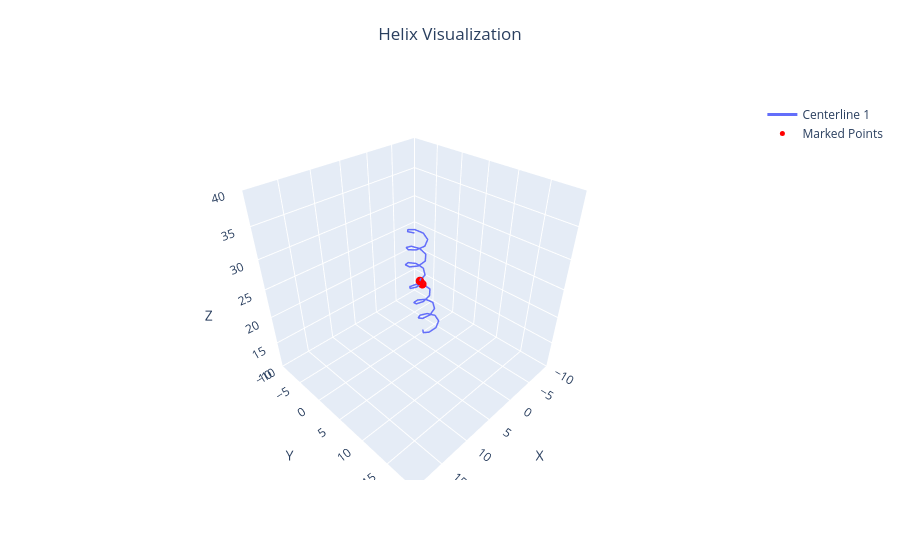

Notebook code cell kept with this figure:
### Markdown cell above
### Switchbacks

### Code cell
n_sites = 100  # Number of sites along the helix
L = 10.0  # Total length
s = np.linspace(0, L, n_sites)  # Arc length array

# Initial position: Start the curl at the origin
r0 = np.array([0.0, 0.0, 0.0])

# Initial material frame: Oriented along the curl
pos, theta = RodGenerator.example_rod(n=100, curl_radius=1.5, curl_frequency=1, height_scale=0.3)
helix = RodHelixConverter.rod_to_helix(pos, theta)
# Create a twisting and bending motion in q
# twist = np.full(n_sites, np.pi / 4)
# # twist = np.zeros(n_sites)
# # curvature_x = 3.0 * np.cos(s * np.pi) # Varies to form a curl
# # curvature_y = 0 #3.0 * np.cos(s * np.pi) #+ np.random.random_sample()  # Varies to form a curl
# curvature_x = np.full(n_sites, 3.0)
# curvature_y = np.full(n_sites, 3.0)

# n_switchbacks = 3
# kappa_mag = 20.0  # Controls tightness of curls
# twist_mag = np.pi / 2  # Optional, controls 3D spiral effect

# Smoothed alternating curvature: cosine gives smooth flip in direction
# curvature_x = kappa_mag * np.cos(2 * np.pi * n_switchbacks * s)
# curvature_y = np.zeros_like(s)

# Optional: add twist that increases or oscillates with arc length
# twist = twist_mag * np.sin(2 * np.pi * n_switchbacks * s)  # Twist "switches back" too
# twist = 0
# Or keep constant for uniform helical torsion
# twist = np.full(n_sites, twist_mag)

# q = np.zeros((3 * n_sites,))
# q[0::3] = twist
# q[1::3] = curvature_x
# q[2::3] = curvature_y

# Define stiffness (optional)
EI = np.ones((3 * n_sites,)) * 0.1  # Uniform stiffness

# Create helix instance
# r0 and n0 are the position and material frame of the clamped top node
# helix_instance = Helix(q=q, q0=q, n_sites=n_sites, s=s, L=L, r0=r0, n0=n0, EI=EI)

#adding twists: indicies 0, 3, 6, 9, 12, 15, 18, 21, 24, 27
#helix.q[] = np.pi/2
helix.q[64] = np.pi #k1 
helix.q[70] = -np.pi #k1
# helix.q[75] = -np.pi/2


# Perform one propagation step
r, n = HelixUtil.propagate(helix)
strands = []
pos, _ = RodHelixConverter.helix_to_rod(helix)
strands.append(pos)

plot_helix_plotly([(r, n)], frame_scale=0.2, show_frames=False, dot_pts = [21, 23])
# strands_to_one_objs(np.array(strands), frame_idx=1)

### Figure 1 — Plotly figure (JSON) as saved in the notebook; plotly's stock layout.template omitted (floating-point values rounded to 4 significant figures)
{"data": [{"line": {"width": 3}, "mode": "lines", "name": "Centerline 1", "type": "scatter3d", "x": [0, 0.06176, -0.9273, -2.278, -3.049, -2.701, -1.471, -0.2075, 0.2174, -0.4866, -1.827, -2.869, -2.885, -1.861, -0.501, 0.2552, -0.1123, -1.344, -2.581, -2.961, -2.216, -0.8576, -1.106, -1.523, -1.702, -0.5623, -0.3253, -1.191, -2.594, -3.596, -3.538, -2.495, -1.226, -0.646, -1.193, -2.523, -3.748, -4.054, -3.264, -1.961, -1.084, -1.277, -2.441, -3.804, -4.456, -3.98, -2.741, -1.634, -1.463, -2.381, -3.786, -4.74, -4.616, -3.535, -2.282, -1.762, -2.371, -3.721, -4.911, -5.152, -4.31, -3.006, -2.179, -2.438, -3.639, -4.984, -5.575, -5.038, -3.78, -2.71, -2.604, -3.572, -4.977, -5.88, -5.69, -4.574, -3.341, -2.882, -3.551, -4.918, -6.071, -6.245, -5.355, -4.053, -3.278, -3.603, -4.837, -6.16, -6.69, -6.093, -4.82, -3.788, -3.749, -4.765, -6.167, -7.017, -6.761, -5.612, -4.403, -4.006, -4.733, -6.125], "y": [0, -1.399, -2.354, -2.233, -1.136, 0.1624, 0.7452, 0.1931, -1.126, -2.313, -2.559, -1.709, -0.3679, 0.5188, 0.3208, -0.8397, -2.173, -2.77, -2.231, -0.9457, 0.1791, 0.348, 0.3236, 0.2491, 0.3908, -0.1171, -1.314, -2.306, -2.338, -1.323, 0.09923, 1.008, 0.8385, -0.2271, -1.384, -1.765, -1.04, 0.3532, 1.513, 1.701, 0.8508, -0.3815, -1.076, -0.6865, 0.5828, 1.916, 2.454, 1.889, 0.6772, -0.2747, -0.2415, 0.8191, 2.236, 3.093, 2.859, 1.763, 0.6298, 0.3108, 1.093, 2.498, 3.617, 3.74, 2.845, 1.619, 0.9781, 1.431, 2.73, 4.038, 4.514, 3.892, 2.67, 1.76, 1.858, 2.963, 4.372, 5.174, 4.877, 3.753, 2.646, 2.39, 3.227, 4.642, 5.718, 5.775, 4.838, 3.622, 3.036, 3.552, 4.877, 6.157, 6.57, 5.894, 4.663, 3.797, 3.961, 5.107, 6.505, 7.25, 6.892, 5.743, 4.666, 4.454], "z": [30.3, 30.02, 29.64, 29.19, 28.7, 28.22, 27.79, 27.42, 27.07, 26.7, 26.28, 25.8, 25.31, 24.86, 24.47, 24.12, 23.77, 23.36, 22.89, 22.4, 21.93, 21.52, 21.9, 20.53, 20.92, 20.23, 19.49, 18.93, 18.67, 18.59, 18.48, 18.13, 17.5, 16.75, 16.11, 15.76, 15.65, 15.57, 15.31, 14.76, 14.02, 13.32, 12.87, 12.7, 12.65, 12.46, 12.0, 11.29, 10.56, 10.02, 9.77, 9.703, 9.583, 9.213, 8.568, 7.815, 7.195, 6.857, 6.755, 6.678, 6.399, 5.83, 5.086, 4.4, 3.969, 3.81, 3.752, 3.555, 3.074, 2.362, 1.632, 1.109, 0.8749, 0.8113, 0.6812, 0.2939, -0.363, -1.115, -1.721, -2.042, -2.136, -2.219, -2.515, -3.098, -3.846, -4.521, -4.935, -5.083, -5.142, -5.353, -5.851, -6.57, -7.294, -7.801, -8.02, -8.081, -8.222, -8.626, -9.294, -10.04, -10.64, -10.88]}, {"marker": {"color": "red", "size": 5}, "mode": "markers", "name": "Marked Points", "type": "scatter3d", "x": [-0.8576, -1.523], "y": [0.348, 0.2491], "z": [21.52, 20.53]}], "layout": {"scene": {"aspectmode": "manual", "aspectratio": {"x": 1, "y": 1, "z": 1}, "xaxis": {"range": [-10, 20], "title": {"text": "X"}}, "yaxis": {"range": [-10, 20], "title": {"text": "Y"}}, "zaxis": {"range": [10, 40], "title": {"text": "Z"}}}, "title": {"text": "Helix Visualization", "x": 0.5, "xanchor": "center", "y": 0.95, "yanchor": "top"}}}
